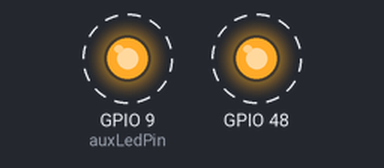
Bench run of a sketch on a simulated ESP32-S3. Parts: output pins drawn as LEDs (lit = HIGH). Dashed ring = blinking. Nothing arrives over Bluetooth unless stated; what the sketch prints to the serial monitor is not drawn.

Above: at 0.5 s.
Timing chart, 0 to 4.6 s (numbered marks = the images above):
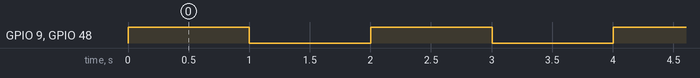

The sketch:

sample_ble.ino
```cpp
/*****************************************************************************
  A simple example of using the ArduinoBLE library (v1.3.6)
  to interact with an Arduino from another Bluetooth Low Energy
  device. You'll need to install the library via the Library Manager
  to build this sketch.

  This sample blinks the built-in LED every second by default.
  Use a Bluetooth LE app to adjust the blink speed remotely
  by connecting to the Arduino and writing a new value to the
  characteristic with LED_BLINK_DELAY_UUID.

  Tested Bluetooth LE apps:
  Windows GUI: Bluetooth LE Explorer (free on Windows store, but
               warning - its fragile and crashes on pretty much
               any sort of error)

  Windows CLI: BLEConsole
               https://sensboston.github.io/BLEConsole/

  iOS:         LightBlue (free on App Store)

  I only tested this on an newish Arduino Nano ESP32, which as far as
  I know is the only model that supports BLE as of Sept 2023 (even
  the older ESP32s don't support it).

  Written by Jason Seba
  jason-dot-seba-at-hotmail-dot-com
  https://github.com/JasonSeba

  This code is in the public domain. Use it however you want, but there
  are no warranties expressed or implied etc etc

  Last updated 9/3/2023
*****************************************************************************/

#include <ArduinoBLE.h>
// See https://www.arduino.cc/reference/en/libraries/arduinoble/

// The following variable can be modified via BLE
int  ledBlinkDelay = 1000; // milliseconds
int  ledBlinkTime  = 0;
bool ledStateHigh  = true;

// Optional: connect an LED to pin 9 and it'll blink too
int  auxLedPin     = 9;

// Bluetooth stuff

// Each BLE service & characteristic should have a unique UUID.
// Generate v4 UUIDs here: https://www.uuidgenerator.net/version4
#define SERVICE_UUID         "d3941223-3b39-4b74-b0eb-c2ef342eaeae"
#define LED_BLINK_DELAY_UUID "cd330c5c-6fb8-4c9c-8a9d-092c74748124"

// This is kind of arbitrary...
#define BLE_MAX_LENGTH  20

// Each BLE device needs a service
BLEService ledService(SERVICE_UUID);

// Each service needs a descriptor to give it name and a UUID
// The Bluetooth standard defines a bunch of "Assigned Numbers"
// See section 3.6 of this: https://www.bluetooth.com/specifications/assigned-numbers/
// 1800 is for "Generic Access service", which seems to work, although I have no idea
// if that's really the correct choice here or whether it even really matters.
BLEDescriptor ledNameDescriptor("1800", "LED Service");

// A characteristic is what you actually use to control/configure something,
// and they need a name descriptor as well.
// UUID 1801 is for "Generic Attribute service" which, again, seems to work
// although I have no idea if it is the best choice.
// Characteristics have properties such as BLERead that determine how they
// can be access. Although we define the Indicate and Notify properties
// here, they are not currently implemented in this sketch. Maybe some
// day I'll get around to it - watch this space.
BLECharacteristic ledBlinkDelayCharacteristic(LED_BLINK_DELAY_UUID, BLEIndicate | BLERead | BLEWrite | BLENotify, BLE_MAX_LENGTH);
BLEDescriptor ledBlinkDelayNameDescriptor("1801", "LED Blink Delay (ms)");


void setup() {
  pinMode(LED_BUILTIN, OUTPUT);
  pinMode(auxLedPin, OUTPUT);

  Serial.begin(9600);

  // Must do this before any other calls to BLE!

  if (!BLE.begin()) {
    Serial.println("Error while trying to initialise ArduinoBLE");
    while (1);
  }

  Serial.print("Bluetooth address: ");
  Serial.println(BLE.address());

  // Not sure what the best values are here or what this really does...
  BLE.setConnectionInterval(0x06, 0x12);

  // Set advertised local name (this is what you'll see
  // in the BLE application - defaults to Arduino, I think)
  BLE.setLocalName("Arduino BLE Local Name");

  // Add our service
  BLE.setAdvertisedService(ledService);

  // Add descriptor for our characteristic

  ledBlinkDelayCharacteristic.addDescriptor(ledBlinkDelayNameDescriptor);

  // Add the characteristic to the service
  ledService.addCharacteristic(ledBlinkDelayCharacteristic);

  // Add the service
  BLE.addService(ledService);

  // Assign event handlers for connecting and disconnecting
  // We don't really need these, just use them for debug messages
  BLE.setEventHandler(BLEConnected, connectHandler);
  BLE.setEventHandler(BLEDisconnected, disconnectHandler);

  // Assign event handlers for characteristics
  char temp[32];
  ledBlinkDelayCharacteristic.setEventHandler(BLEWritten, writtenHandler);
  ledBlinkDelayCharacteristic.setEventHandler(BLERead, readHandler);

  // Write the current ledBlinkDelay to the characteristic
  ledBlinkDelayCharacteristic.writeValue(ledBlinkDelay);

  // Set the device as connectable.
  BLE.setConnectable(true);

  // Start advertising.
  BLE.advertise();

  // Set the initial state of the LED to HIGH (on)
  // and kick of the timer to blink it
  ledBlinkTime = millis() + ledBlinkDelay;
  digitalWrite(LED_BUILTIN, HIGH);
  digitalWrite(auxLedPin, HIGH);
  ledStateHigh = true;
}

void loop() {
  // The following is super important and doesn't seem to be documented
  // anywhere except here: https://www.arduino.cc/reference/en/libraries/arduinoble/ble.poll/
  // You *must* call BLE.poll() periodically to process Bluetooth LE events.

  BLE.poll();

  // If the ledBlinkTime has expired, change the LED state

  if (ledBlinkTime < millis()) {
      // Switch LED from on to off or vice versa
      digitalWrite(LED_BUILTIN, ledStateHigh ? LOW : HIGH);
      digitalWrite(auxLedPin, ledStateHigh ? LOW : HIGH);

      // Next time do the opposite
      ledStateHigh = !ledStateHigh;

      // Restart the timer
      ledBlinkTime = millis() + ledBlinkDelay;
  }

}

// Bluetooth handlers

// The "central" is the Bluetooth device that is connected to us.
// Its also sometimes call the "client"

// The connect and disconnect handlers don't do anything right now
void connectHandler(BLEDevice central) {
  // Print the central's MAC address:
  Serial.print("Connected to central: ");
  Serial.println(central.address());
}

void disconnectHandler(BLEDevice central) {
  // Print the central's MAC address:
  Serial.print("Disconnected from central: ");
  Serial.println(central.address());
}

void writtenHandler(BLEDevice central, BLECharacteristic characteristic) {
  int newValue = 0;

  // The new value has already been written to the characteristic,
  // we just need to retrieve it and do something with it.
  characteristic.readValue(newValue);
  Serial.printf("mwrittenHandler: %d\n", newValue);

  // Make sure its nothing crazy...
  if (newValue < 100 || newValue > 10000) {
    // Ignore, overwrite the new value, and disconnect the central
    // for being a jerk. TODO there may be a way to return an error
    // code or something here instead.
    characteristic.writeValue(ledBlinkDelay);
    central.disconnect();  // need to call this from this method!!
  }
  else {
    // Legit, save it
    ledBlinkDelay = newValue;
  }
}

void readHandler(BLEDevice central, BLECharacteristic characteristic) {
  // This is kind of useless, because in this example the value in
  // the characteristic and the actual value of ledBlinkDelay should
  // already always be synchronized. But in a more complex application,
  // something else might modify ledBlinkDelay and this is how we would
  // communicate that back to the central.
  if (characteristic.writeValue(ledBlinkDelay))
    Serial.println("readHandler success");
  else {
    Serial.println("readHandler failure");
    central.disconnect();  // need to call this from this method!!
    //TODO return error instead?
  }
}
```

Measured:
- by itself, GPIO 9 (auxLedPin), GPIO 48: alternates HIGH for 1.0 s and LOW for 1.0 s
